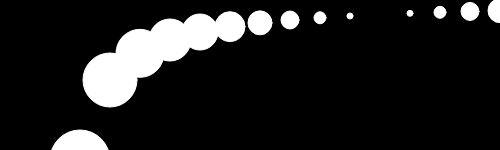
Frame 1 (no input)
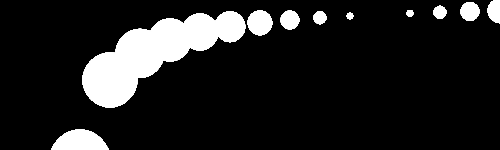
Frame 60 (no input)
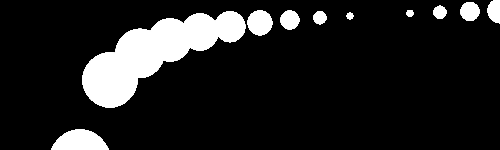
Frame 120 (the mouse pressed at the canvas centre since frame 60)

The p5.js sketch that drew these frames (run headless with seeded random() and noise() and a simulated clock; from frame 60 on, the mouse is pressed at the canvas centre):

// p5.js sketch
// ── sketch.js
function setup() {
  createCanvas(500, 150);
  background(0);
}
function draw() {
	let x=80;
	let d=60;
	stroke(255);
	for(let i=1; i<=15; i++){
		ellipse(x, 160/i, d, d);
		x += 30;
		d -= 6;
	}
}
